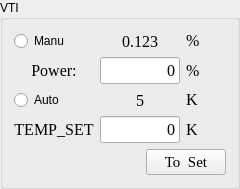
          <widget class="QGroupBox" name="groupBox_2">
           <property name="minimumSize">
            <size>
             <width>231</width>
             <height>171</height>
            </size>
           </property>
           <property name="title">
            <string>VTI</string>
           </property>
           <layout class="QVBoxLayout" name="verticalLayout_4">
            <item>
             <layout class="QHBoxLayout" name="horizontalLayout_15">
              <item>
               <widget class="QRadioButton" name="rb_itc_heater_off_2">
                <property name="text">
                 <string>Manu</string>
                </property>
               </widget>
              </item>
              <item>
               <widget class="QLabel" name="lb_itc_heater_2">
                <property name="sizePolicy">
                 <sizepolicy hsizetype="Fixed" vsizetype="Preferred">
                  <horstretch>0</horstretch>
                  <verstretch>0</verstretch>
                 </sizepolicy>
                </property>
                <property name="minimumSize">
                 <size>
                  <width>80</width>
                  <height>0</height>
                 </size>
                </property>
                <property name="maximumSize">
                 <size>
                  <width>80</width>
                  <height>16777215</height>
                 </size>
                </property>
                <property name="font">
                 <font>
                  <family>Times New Roman</family>
                  <pointsize>12</pointsize>
                  <bold>false</bold>
                 </font>
                </property>
                <property name="text">
                 <string>0.123</string>
                </property>
                <property name="alignment">
                 <set>Qt::AlignCenter</set>
                </property>
               </widget>
              </item>
              <item>
               <widget class="QLabel" name="label1_27">
                <property name="sizePolicy">
                 <sizepolicy hsizetype="Fixed" vsizetype="Fixed">
                  <horstretch>0</horstretch>
                  <verstretch>0</verstretch>
                 </sizepolicy>
                </property>
                <property name="minimumSize">
                 <size>
                  <width>40</width>
                  <height>0</height>
                 </size>
                </property>
                <property name="maximumSize">
                 <size>
                  <width>40</width>
                  <height>16777215</height>
                 </size>
                </property>
                <property name="font">
                 <font>
                  <family>Times New Roman</family>
                  <pointsize>12</pointsize>
                 </font>
                </property>
                <property name="text">
                 <string>%</string>
                </property>
               </widget>
              </item>
             </layout>
            </item>
            <item>
             <layout class="QHBoxLayout" name="horizontalLayout_16">
              <item>
               <widget class="QLabel" name="label_9">
                <property name="minimumSize">
                 <size>
                  <width>80</width>
                  <height>0</height>
                 </size>
                </property>
                <property name="maximumSize">
                 <size>
                  <width>80</width>
                  <height>16777215</height>
                 </size>
                </property>
                <property name="font">
                 <font>
                  <family>Times New Roman</family>
                  <pointsize>12</pointsize>
                 </font>
                </property>
                <property name="text">
                 <string>Power:</string>
                </property>
                <property name="alignment">
                 <set>Qt::AlignCenter</set>
                </property>
               </widget>
              </item>
              <item>
               <widget class="QLineEdit" name="le_itc_heater_set_2">
                <property name="sizePolicy">
                 <sizepolicy hsizetype="Fixed" vsizetype="Fixed">
                  <horstretch>0</horstretch>
                  <verstretch>0</verstretch>
                 </sizepolicy>
                </property>
                <property name="minimumSize">
                 <size>
                  <width>80</width>
                  <height>0</height>
                 </size>
                </property>
                <property name="maximumSize">
                 <size>
                  <width>80</width>
                  <height>16777215</height>
                 </size>
                </property>
                <property name="font">
                 <font>
                  <family>Times New Roman</family>
                  <pointsize>12</pointsize>
                 </font>
                </property>
                <property name="text">
                 <string>0</string>
                </property>
                <property name="alignment">
                 <set>Qt::AlignRight|Qt::AlignTrailing|Qt::AlignVCenter</set>
                </property>
               </widget>
              </item>
              <item>
               <widget class="QLabel" name="label1_28">
                <property name="sizePolicy">
                 <sizepolicy hsizetype="Fixed" vsizetype="Fixed">
                  <horstretch>0</horstretch>
                  <verstretch>0</verstretch>
                 </sizepolicy>
                </property>
                <property name="minimumSize">
                 <size>
                  <width>40</width>
                  <height>0</height>
                 </size>
                </property>
                <property name="maximumSize">
                 <size>
                  <width>40</width>
                  <height>16777215</height>
                 </size>
                </property>
                <property name="font">
                 <font>
                  <family>Times New Roman</family>
                  <pointsize>12</pointsize>
                 </font>
                </property>
                <property name="text">
                 <string>%</string>
                </property>
               </widget>
              </item>
             </layout>
            </item>
            <item>
             <layout class="QHBoxLayout" name="horizontalLayout_17">
              <item>
               <widget class="QRadioButton" name="rb_itc_heater_on_2">
                <property name="text">
                 <string>Auto</string>
                </property>
               </widget>
              </item>
              <item>
               <widget class="QLabel" name="lb_itc_temp_2">
                <property name="sizePolicy">
                 <sizepolicy hsizetype="Fixed" vsizetype="Preferred">
                  <horstretch>0</horstretch>
                  <verstretch>0</verstretch>
                 </sizepolicy>
                </property>
                <property name="minimumSize">
                 <size>
                  <width>80</width>
                  <height>0</height>
                 </size>
                </property>
                <property name="maximumSize">
                 <size>
                  <width>80</width>
                  <height>16777215</height>
                 </size>
                </property>
                <property name="font">
                 <font>
                  <family>Times New Roman</family>
                  <pointsize>12</pointsize>
                  <bold>false</bold>
                 </font>
                </property>
                <property name="text">
                 <string>5</string>
                </property>
                <property name="alignment">
                 <set>Qt::AlignCenter</set>
                </property>
               </widget>
              </item>
              <item>
               <widget class="QLabel" name="label1_29">
                <property name="sizePolicy">
                 <sizepolicy hsizetype="Fixed" vsizetype="Fixed">
                  <horstretch>0</horstretch>
                  <verstretch>0</verstretch>
                 </sizepolicy>
                </property>
                <property name="minimumSize">
                 <size>
                  <width>40</width>
                  <height>0</height>
                 </size>
                </property>
                <property name="maximumSize">
                 <size>
                  <width>40</width>
                  <height>16777215</height>
                 </size>
                </property>
                <property name="font">
                 <font>
                  <family>Times New Roman</family>
                  <pointsize>12</pointsize>
                 </font>
                </property>
                <property name="text">
                 <string>K</string>
                </property>
               </widget>
              </item>
             </layout>
            </item>
            <item>
             <layout class="QHBoxLayout" name="horizontalLayout_18">
              <item>
               <widget class="QLabel" name="label_6">
                <property name="minimumSize">
                 <size>
                  <width>80</width>
                  <height>0</height>
                 </size>
                </property>
                <property name="maximumSize">
                 <size>
                  <width>80</width>
                  <height>16777215</height>
                 </size>
                </property>
                <property name="font">
                 <font>
                  <family>Times New Roman</family>
                  <pointsize>12</pointsize>
                 </font>
                </property>
                <property name="text">
                 <string>TEMP_SET</string>
                </property>
                <property name="alignment">
                 <set>Qt::AlignCenter</set>
                </property>
               </widget>
              </item>
              <item>
               <widget class="QLineEdit" name="le_itc_temp_set_2">
                <property name="sizePolicy">
                 <sizepolicy hsizetype="Fixed" vsizetype="Fixed">
                  <horstretch>0</horstretch>
                  <verstretch>0</verstretch>
                 </sizepolicy>
                </property>
                <property name="minimumSize">
                 <size>
                  <width>80</width>
                  <height>0</height>
                 </size>
                </property>
                <property name="maximumSize">
                 <size>
                  <width>80</width>
                  <height>16777215</height>
                 </size>
                </property>
                <property name="font">
                 <font>
                  <family>Times New Roman</family>
                  <pointsize>12</pointsize>
                 </font>
                </property>
                <property name="text">
                 <string>0</string>
                </property>
                <property name="alignment">
                 <set>Qt::AlignRight|Qt::AlignTrailing|Qt::AlignVCenter</set>
                </property>
               </widget>
              </item>
              <item>
               <widget class="QLabel" name="label1_30">
                <property name="sizePolicy">
                 <sizepolicy hsizetype="Fixed" vsizetype="Fixed">
                  <horstretch>0</horstretch>
                  <verstretch>0</verstretch>
                 </sizepolicy>
                </property>
                <property name="minimumSize">
                 <size>
                  <width>40</width>
                  <height>0</height>
                 </size>
                </property>
                <property name="maximumSize">
                 <size>
                  <width>40</width>
                  <height>16777215</height>
                 </size>
                </property>
                <property name="font">
                 <font>
                  <family>Times New Roman</family>
                  <pointsize>12</pointsize>
                 </font>
                </property>
                <property name="text">
                 <string>K</string>
                </property>
               </widget>
              </item>
             </layout>
            </item>
            <item>
             <layout class="QHBoxLayout" name="horizontalLayout_19">
              <item>
               <spacer name="horizontalSpacer_8">
                <property name="orientation">
                 <enum>Qt::Horizontal</enum>
                </property>
                <property name="sizeHint" stdset="0">
                 <size>
                  <width>40</width>
                  <height>20</height>
                 </size>
                </property>
               </spacer>
              </item>
              <item>
               <widget class="QPushButton" name="pb_scan_temp_2">
                <property name="sizePolicy">
                 <sizepolicy hsizetype="Fixed" vsizetype="Fixed">
                  <horstretch>0</horstretch>
                  <verstretch>0</verstretch>
                 </sizepolicy>
                </property>
                <property name="maximumSize">
                 <size>
                  <width>200</width>
                  <height>16777215</height>
                 </size>
                </property>
                <property name="font">
                 <font>
                  <family>Times New Roman</family>
                  <pointsize>11</pointsize>
                 </font>
                </property>
                <property name="text">
                 <string>To  Set</string>
                </property>
               </widget>
              </item>
             </layout>
            </item>
           </layout>
          </widget>
